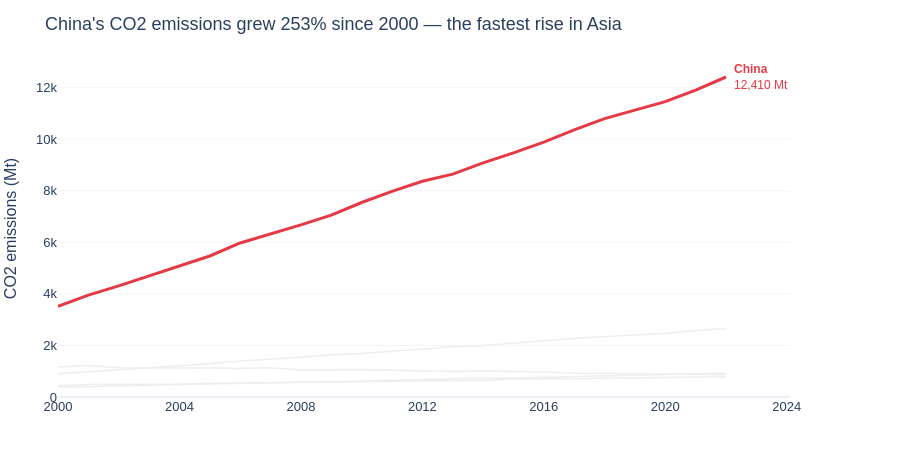

Notebook cell for this chart:
### Markdown cell above
---
## Task — Multi-Series Line Chart with Highlight

**What to build:** A line chart showing CO2 emissions over time for **all Asian countries** in the dataset, with one country highlighted.

**Requirements:**
- All countries shown (for context), but only **one highlighted in colour** — your choice which
- All other lines in grey (#EEEEEE), thinner
- Highlighted country **labelled directly** at the end of its line (not in a legend)
- Insight title that names the highlighted country and its story

### Code cell
# Task — Multi-series line with highlight
# ---------------------------------------
asia = df[df['Region'] == 'Asia'].copy()

# Pick the country to highlight: the fastest CO2 growth 2000 -> 2022
first, last = asia['Year'].min(), asia['Year'].max()
start = asia[asia['Year'] == first].set_index('Country')['CO2_Mt']
end = asia[asia['Year'] == last].set_index('Country')['CO2_Mt']
growth = ((end / start - 1) * 100).sort_values(ascending=False)
print(growth.round(1))

highlight = growth.index[0]
pct = growth.iloc[0]
color_map = {c: '#E63946' if c == highlight else '#EEEEEE' for c in asia['Country'].unique()}

fig = px.line(
    asia, x='Year', y='CO2_Mt', color='Country',
    color_discrete_map=color_map,
    labels={'CO2_Mt': 'CO2 emissions (Mt)', 'Year': ''},
    title=f"{highlight}'s CO2 emissions grew {pct:.0f}% since {first} — the fastest rise in Asia",
    template='plotly_white',
    height=450
)

# Context lines: thin, no legend
fig.update_traces(line=dict(width=1.5), showlegend=False)
# Highlighted line: thicker, drawn on top
fig.update_traces(line=dict(width=3), selector=dict(name=highlight))
fig.data = tuple(sorted(fig.data, key=lambda t: t.name == highlight))

# Direct label at the end of the highlighted line
y_end = end[highlight]
fig.add_annotation(
    x=last, y=y_end, text=f"<b>{highlight}</b><br>{y_end:,.0f} Mt",
    showarrow=False, xanchor='left', xshift=6,
    font=dict(color='#E63946', size=12, family='Arial'), align='left'
)

fig.update_layout(
    font=dict(family='Arial', size=13),
    xaxis=dict(showgrid=False, showline=False, dtick=4),
    yaxis=dict(gridcolor='#F5F5F5', rangemode='tozero', showline=False),
    margin=dict(l=10, r=110, t=60, b=40)
)
fig.show()

### Figure 1 — Plotly figure (JSON) as saved in the notebook; plotly's stock layout.template omitted (floating-point values rounded to 4 significant figures)
{"data": [{"hovertemplate": "Country=India<br>=%{x}<br>CO2 emissions (Mt)=%{y}<extra></extra>", "legendgroup": "India", "line": {"color": "#EEEEEE", "dash": "solid", "width": 1.5}, "marker": {"symbol": "circle"}, "mode": "lines", "name": "India", "orientation": "v", "showlegend": false, "type": "scatter", "x": [2000, 2001, 2002, 2003, 2004, 2005, 2006, 2007, 2008, 2009, 2010, 2011, 2012, 2013, 2014, 2015, 2016, 2017, 2018, 2019, 2020, 2021, 2022], "xaxis": "x", "y": [901.6, 974.6, 1056.0, 1146.0, 1205.0, 1291.0, 1396.0, 1466.0, 1542.0, 1637.0, 1687.0, 1774.0, 1865.0, 1945.0, 1994.0, 2092.0, 2177.0, 2267.0, 2345.0, 2419.0, 2466.0, 2580.0, 2661.0], "yaxis": "y"}, {"hovertemplate": "Country=Japan<br>=%{x}<br>CO2 emissions (Mt)=%{y}<extra></extra>", "legendgroup": "Japan", "line": {"color": "#EEEEEE", "dash": "solid", "width": 1.5}, "marker": {"symbol": "circle"}, "mode": "lines", "name": "Japan", "orientation": "v", "showlegend": false, "type": "scatter", "x": [2000, 2001, 2002, 2003, 2004, 2005, 2006, 2007, 2008, 2009, 2010, 2011, 2012, 2013, 2014, 2015, 2016, 2017, 2018, 2019, 2020, 2021, 2022], "xaxis": "x", "y": [1166.0, 1220.0, 1136.0, 1131.0, 1151.0, 1127.0, 1101.0, 1133.0, 1050.0, 1061.0, 1064.0, 1042.0, 1005.0, 990.9, 1010.0, 996.6, 967.4, 925.1, 916.6, 914.5, 902.8, 898.1, 865.1], "yaxis": "y"}, {"hovertemplate": "Country=South Korea<br>=%{x}<br>CO2 emissions (Mt)=%{y}<extra></extra>", "legendgroup": "South Korea", "line": {"color": "#EEEEEE", "dash": "solid", "width": 1.5}, "marker": {"symbol": "circle"}, "mode": "lines", "name": "South Korea", "orientation": "v", "showlegend": false, "type": "scatter", "x": [2000, 2001, 2002, 2003, 2004, 2005, 2006, 2007, 2008, 2009, 2010, 2011, 2012, 2013, 2014, 2015, 2016, 2017, 2018, 2019, 2020, 2021, 2022], "xaxis": "x", "y": [438.1, 481.5, 490.6, 490.8, 494.6, 537.2, 539.0, 566.1, 570.0, 585.4, 595.9, 620.6, 631.1, 649.6, 646.2, 686.5, 704.0, 706.0, 738.5, 750.8, 755.8, 777.3, 789.5], "yaxis": "y"}, {"hovertemplate": "Country=Indonesia<br>=%{x}<br>CO2 emissions (Mt)=%{y}<extra></extra>", "legendgroup": "Indonesia", "line": {"color": "#EEEEEE", "dash": "solid", "width": 1.5}, "marker": {"symbol": "circle"}, "mode": "lines", "name": "Indonesia", "orientation": "v", "showlegend": false, "type": "scatter", "x": [2000, 2001, 2002, 2003, 2004, 2005, 2006, 2007, 2008, 2009, 2010, 2011, 2012, 2013, 2014, 2015, 2016, 2017, 2018, 2019, 2020, 2021, 2022], "xaxis": "x", "y": [382.8, 400.4, 430.7, 453.8, 482.6, 501.9, 533.0, 551.8, 586.6, 602.5, 614.5, 647.3, 680.1, 717.7, 736.3, 738.2, 768.8, 813.7, 834.8, 872.3, 876.5, 898.5, 930.5], "yaxis": "y"}, {"hovertemplate": "Country=China<br>=%{x}<br>CO2 emissions (Mt)=%{y}<extra></extra>", "legendgroup": "China", "line": {"color": "#E63946", "dash": "solid", "width": 3}, "marker": {"symbol": "circle"}, "mode": "lines", "name": "China", "orientation": "v", "showlegend": false, "type": "scatter", "x": [2000, 2001, 2002, 2003, 2004, 2005, 2006, 2007, 2008, 2009, 2010, 2011, 2012, 2013, 2014, 2015, 2016, 2017, 2018, 2019, 2020, 2021, 2022], "xaxis": "x", "y": [3514.0, 3952.0, 4312.0, 4692.0, 5079.0, 5468.0, 5974.0, 6323.0, 6673.0, 7053.0, 7543.0, 7972.0, 8365.0, 8641.0, 9078.0, 9466.0, 9887.0, 10360.0, 10790.0, 11130.0, 11450.0, 11900.0, 12410.0], "yaxis": "y"}], "layout": {"annotations": [{"align": "left", "font": {"color": "#E63946", "family": "Arial", "size": 12}, "showarrow": false, "text": "<b>China</b><br>12,410 Mt", "x": 2022, "xanchor": "left", "xshift": 6, "y": 12410.0}], "font": {"family": "Arial", "size": 13}, "height": 450, "legend": {"title": {"text": "Country"}, "tracegroupgap": 0}, "margin": {"b": 40, "l": 10, "r": 110, "t": 60}, "title": {"text": "China's CO2 emissions grew 253% since 2000 — the fastest rise in Asia"}, "xaxis": {"anchor": "y", "domain": [0, 1], "dtick": 4, "showgrid": false, "showline": false, "title": {"text": ""}}, "yaxis": {"anchor": "x", "domain": [0, 1], "gridcolor": "#F5F5F5", "rangemode": "tozero", "showline": false, "title": {"text": "CO2 emissions (Mt)"}}}}
